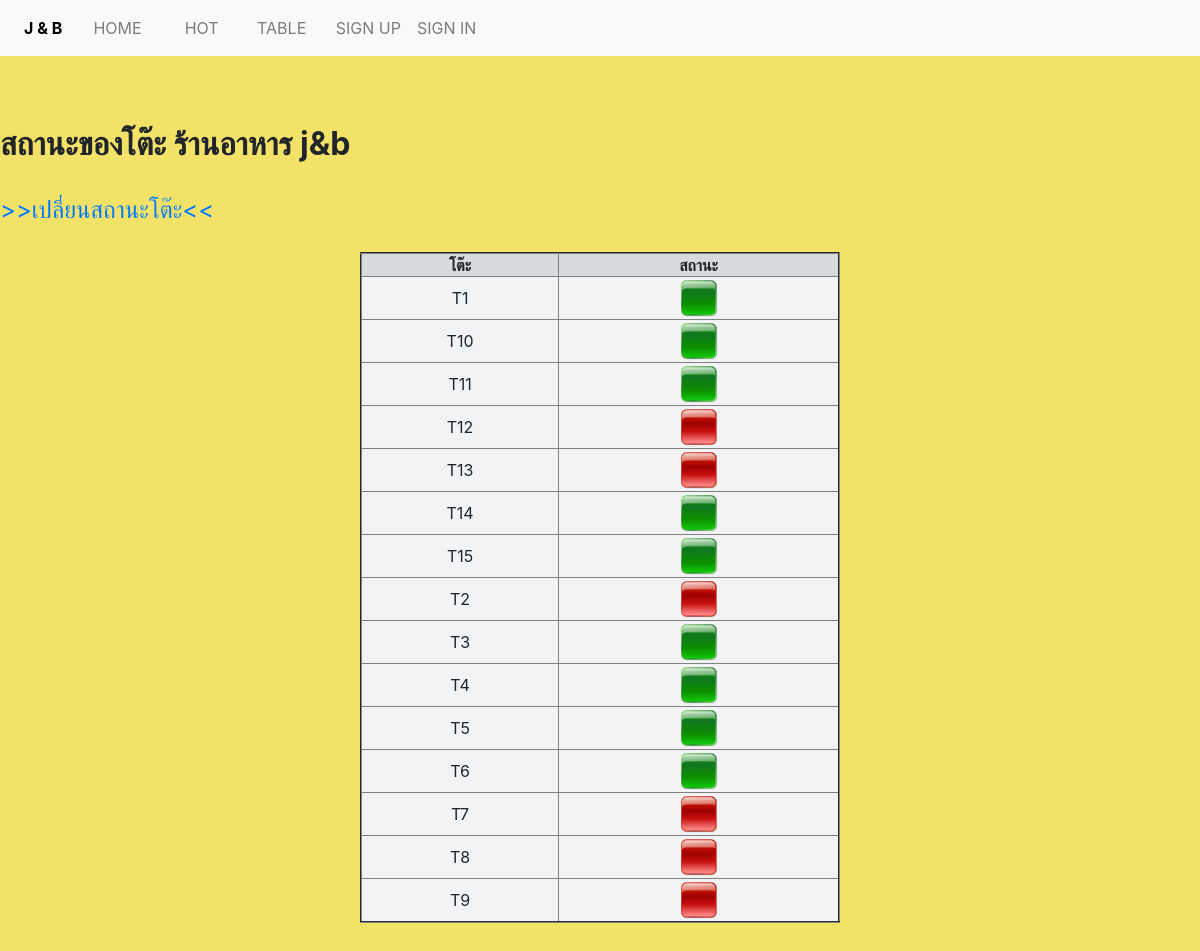
Page /new.php on the committed database.
### tables this page shows
CREATE TABLE `tables` (
  `TID` varchar(3) NOT NULL,
  `Location` varchar(50) DEFAULT NULL,
  `Status` int(1) DEFAULT NULL
);

### new.php (the view, shortened to what this page needs)
<?php
include 'headerr.php';
include 'connect.php';
$strSQL = "SELECT * FROM tables";
$result=$connect->query($strSQL);
?>
<br><br><br><br><br>
<B style="font-size:2em;">สถานะของโต๊ะ ร้านอาหาร j&b</B><br><br>
<a href="checkBill.php" style="text-decoration: none">
<span style="font-size:1.5em;">>>เปลี่ยนสถานะโต๊ะ<<</span></a>
<br><br>
<center>
<table width="40%" border="2" >
    <tr>
        <th style="text-align:center; background-color:#D6DBDF;">โต๊ะ</th>
        <th style="text-align:center; background-color:#D6DBDF;" >สถานะ</th>
    </tr>
    <?php
    while($objResult=$result->fetch_assoc() )
	{
	?>
    <tr>
        <td style="text-align:center; background-color:#F2F3F4;"><?=$objResult["TID"];?></td>
        <?php if($objResult["Status"]==1){ ?>
        <td style="text-align:center; background-color:#F2F3F4;"><img id="item_1" src="green.png" style="height:40;" /></td>
        <?php } else { ?>
            <td style="text-align:center;background-color:#F2F3F4;"><img id="item_1" src="red.png" style="height:40;" /></td>
        <?php } ?>
    </tr>
    <?php } ?>
</table>
        </center>
<br><br><br>
<?php include 'footer.php'; ?>

### head.css (style rules this page uses)
html, body { text-align: center; }

### rows in the picture
tables: TID "T1", Status 1 (drawn)
tables: TID "T10", Status 1 (drawn)
tables: TID "T11", Status 1 (drawn)
tables: TID "T12", Status 0 (drawn)
tables: TID "T13", Status 0 (drawn)
tables: TID "T14", Status 1 (drawn)
tables: TID "T15", Status 1 (drawn)
tables: TID "T2", Status 0 (drawn)
tables: TID "T3", Status 1 (drawn)
tables: TID "T4", Status 1 (drawn)
tables: TID "T5", Status 1 (drawn)
tables: TID "T6", Status 1 (drawn)
tables: TID "T7", Status 0 (drawn)
tables: TID "T8", Status 0 (drawn)
tables: TID "T9", Status 0 (drawn)
